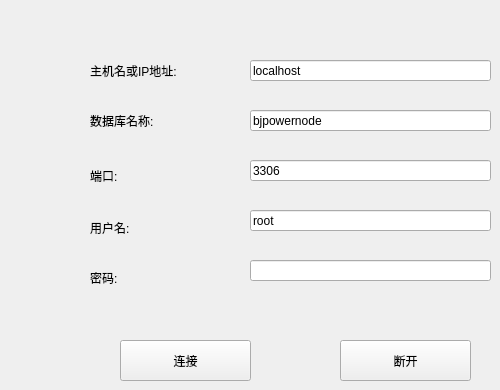
            <widget class="QWidget" name="tab_7">
             <attribute name="title">
              <string>本地服务器</string>
             </attribute>
             <widget class="QPushButton" name="pushButton_1_localMysqlConnect">
              <property name="geometry">
               <rect>
                <x>120</x>
                <y>340</y>
                <width>131</width>
                <height>41</height>
               </rect>
              </property>
              <property name="text">
               <string>连接</string>
              </property>
             </widget>
             <widget class="QLabel" name="label_68">
              <property name="geometry">
               <rect>
                <x>90</x>
                <y>50</y>
                <width>141</width>
                <height>41</height>
               </rect>
              </property>
              <property name="text">
               <string>主机名或IP地址:</string>
              </property>
             </widget>
             <widget class="QLabel" name="label_69">
              <property name="geometry">
               <rect>
                <x>90</x>
                <y>160</y>
                <width>81</width>
                <height>31</height>
               </rect>
              </property>
              <property name="text">
               <string>端口:</string>
              </property>
             </widget>
             <widget class="QLabel" name="label_70">
              <property name="geometry">
               <rect>
                <x>90</x>
                <y>220</y>
                <width>72</width>
                <height>15</height>
               </rect>
              </property>
              <property name="text">
               <string>用户名:</string>
              </property>
             </widget>
             <widget class="QLabel" name="label_71">
              <property name="geometry">
               <rect>
                <x>90</x>
                <y>270</y>
                <width>72</width>
                <height>15</height>
               </rect>
              </property>
              <property name="text">
               <string>密码:</string>
              </property>
             </widget>
             <widget class="QLineEdit" name="lineEdit_1_localHost">
              <property name="geometry">
               <rect>
                <x>250</x>
                <y>60</y>
                <width>241</width>
                <height>21</height>
               </rect>
              </property>
              <property name="text">
               <string>localhost</string>
              </property>
             </widget>
             <widget class="QLineEdit" name="lineEdit_1_localPort">
              <property name="geometry">
               <rect>
                <x>250</x>
                <y>160</y>
                <width>241</width>
                <height>21</height>
               </rect>
              </property>
              <property name="text">
               <string>3306</string>
              </property>
             </widget>
             <widget class="QLineEdit" name="lineEdit_1_localAccount">
              <property name="geometry">
               <rect>
                <x>250</x>
                <y>210</y>
                <width>241</width>
                <height>21</height>
               </rect>
              </property>
              <property name="text">
               <string>root</string>
              </property>
             </widget>
             <widget class="QLineEdit" name="lineEdit_1_localPwd">
              <property name="geometry">
               <rect>
                <x>250</x>
                <y>260</y>
                <width>241</width>
                <height>21</height>
               </rect>
              </property>
             </widget>
             <widget class="QLabel" name="label_76">
              <property name="geometry">
               <rect>
                <x>90</x>
                <y>100</y>
                <width>121</width>
                <height>41</height>
               </rect>
              </property>
              <property name="text">
               <string>数据库名称:</string>
              </property>
             </widget>
             <widget class="QLineEdit" name="lineEdit_1_localDBName">
              <property name="geometry">
               <rect>
                <x>250</x>
                <y>110</y>
                <width>241</width>
                <height>21</height>
               </rect>
              </property>
              <property name="text">
               <string>bjpowernode</string>
              </property>
             </widget>
             <widget class="QPushButton" name="pushButton_1_closeLocalConn">
              <property name="geometry">
               <rect>
                <x>340</x>
                <y>340</y>
                <width>131</width>
                <height>41</height>
               </rect>
              </property>
              <property name="text">
               <string>断开</string>
              </property>
             </widget>
            </widget>
